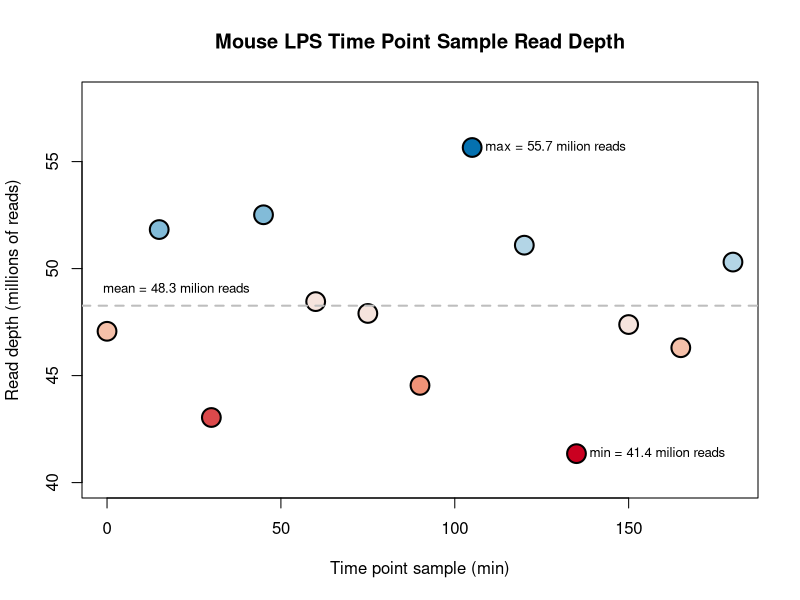

Write R code to recreate this figure.
# Summarise the read depth for the T98G time point samples

# Load R packages
library(tidyverse)
library(RColorBrewer)
library(glue)


# Import mouse LPS RNA-seq read depth data 
read_depth <- read_csv("data_track/mouse_LPS_counts.txt", col_names = FALSE) %>% unlist()
read_depth <- read_depth/4E6
# Get plot colours (red=lower read depth, blue=higher read depth)
rbPal <- colorRampPalette(brewer.pal(5,"RdBu"))
plot_cols <- rbPal(10)[as.numeric(cut(read_depth, breaks = 10))]

png("figures_track/GSE56977_read_depth.png", width=800, height=400)
# Plot
plot(seq(0,180,15), read_depth, xlab="Time point sample (min)", ylab="Read depth (millions of reads)", pch=21, col="black", bg=plot_cols, cex=2.5, main= "Mouse LPS Time Point Sample Read Depth", lwd=2, ylim=c(40,58))
# Add line indicating the mean read depth
abline(h=mean(read_depth), col="grey", lty=2, lwd=2)
# Label max and min points
# Max
text(x=seq(0,180,15)[which.max(read_depth)], y=read_depth[which.max(read_depth)],labels=glue('max = {round(max(read_depth),1)} milion reads'), pos=4, offset=0.65, cex=0.8)
# Min
text(x=seq(0,180,15)[which.min(read_depth)], y=read_depth[which.min(read_depth)],labels=glue('min = {round(min(read_depth),1)} milion reads'), pos=4, offset=0.65, cex=0.8)
# Also add label for the mean read depth
text(x=20, y=mean(read_depth),labels=glue('mean = {round(mean(read_depth),1)} milion reads'), pos=3, offset=0.65, cex=0.8)
dev.off()
# Clean up
rm(plot_cols, read_depth, rbPal)

print("Completed figure illustrating read depth for the GSE56977 mouse LPS time series samples")
